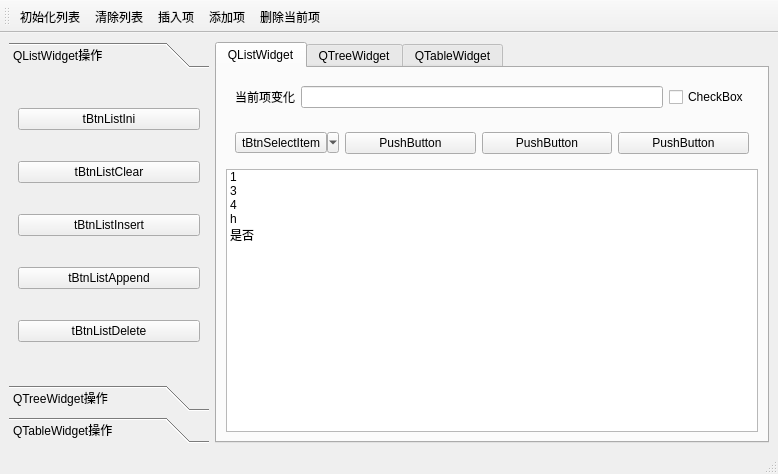
<?xml version="1.0" encoding="UTF-8"?>
<ui version="4.0">
 <class>MainWindow</class>
 <widget class="QMainWindow" name="MainWindow">
  <property name="geometry">
   <rect>
    <x>0</x>
    <y>0</y>
    <width>778</width>
    <height>474</height>
   </rect>
  </property>
  <property name="windowTitle">
   <string>MainWindow</string>
  </property>
  <widget class="QWidget" name="centralwidget">
   <layout class="QHBoxLayout" name="horizontalLayout">
    <item>
     <widget class="QToolBox" name="toolBox">
      <property name="maximumSize">
       <size>
        <width>200</width>
        <height>16777215</height>
       </size>
      </property>
      <property name="currentIndex">
       <number>0</number>
      </property>
      <widget class="QWidget" name="pageListWidget">
       <property name="geometry">
        <rect>
         <x>0</x>
         <y>0</y>
         <width>200</width>
         <height>239</height>
        </rect>
       </property>
       <attribute name="icon">
        <iconset resource="images.qrc">
         <normaloff>:/images/icons/411.bmp</normaloff>:/images/icons/411.bmp</iconset>
       </attribute>
       <attribute name="label">
        <string>QListWidget操作</string>
       </attribute>
       <layout class="QGridLayout" name="gridLayout">
        <item row="3" column="0">
         <widget class="QPushButton" name="pushButton_4">
          <property name="text">
           <string>tBtnListAppend</string>
          </property>
         </widget>
        </item>
        <item row="1" column="0">
         <widget class="QPushButton" name="pushButton_2">
          <property name="text">
           <string>tBtnListClear</string>
          </property>
         </widget>
        </item>
        <item row="4" column="0">
         <widget class="QPushButton" name="pushButton_5">
          <property name="text">
           <string>tBtnListDelete</string>
          </property>
         </widget>
        </item>
        <item row="0" column="0">
         <widget class="QPushButton" name="pushButton">
          <property name="text">
           <string>tBtnListIni</string>
          </property>
         </widget>
        </item>
        <item row="2" column="0">
         <widget class="QPushButton" name="pushButton_3">
          <property name="text">
           <string>tBtnListInsert</string>
          </property>
         </widget>
        </item>
       </layout>
      </widget>
      <widget class="QWidget" name="pageTreeWidget">
       <property name="geometry">
        <rect>
         <x>0</x>
         <y>0</y>
         <width>200</width>
         <height>239</height>
        </rect>
       </property>
       <attribute name="icon">
        <iconset resource="images.qrc">
         <normaloff>:/images/icons/409.bmp</normaloff>:/images/icons/409.bmp</iconset>
       </attribute>
       <attribute name="label">
        <string>QTreeWidget操作</string>
       </attribute>
      </widget>
      <widget class="QWidget" name="pageTableWidget">
       <attribute name="icon">
        <iconset resource="images.qrc">
         <normaloff>:/images/icons/413.bmp</normaloff>:/images/icons/413.bmp</iconset>
       </attribute>
       <attribute name="label">
        <string>QTableWidget操作</string>
       </attribute>
      </widget>
     </widget>
    </item>
    <item>
     <widget class="QTabWidget" name="tabWidget">
      <property name="tabPosition">
       <enum>QTabWidget::North</enum>
      </property>
      <property name="currentIndex">
       <number>0</number>
      </property>
      <widget class="QWidget" name="tabListWidget">
       <attribute name="title">
        <string>QListWidget</string>
       </attribute>
       <layout class="QVBoxLayout" name="verticalLayout">
        <item>
         <widget class="QWidget" name="widget_2" native="true">
          <layout class="QHBoxLayout" name="horizontalLayout_3">
           <item>
            <widget class="QLabel" name="label">
             <property name="text">
              <string>当前项变化</string>
             </property>
            </widget>
           </item>
           <item>
            <widget class="QLineEdit" name="lineEdit"/>
           </item>
           <item>
            <widget class="QCheckBox" name="checkBox">
             <property name="text">
              <string>CheckBox</string>
             </property>
            </widget>
           </item>
          </layout>
         </widget>
        </item>
        <item>
         <widget class="QWidget" name="widget" native="true">
          <layout class="QHBoxLayout" name="horizontalLayout_2">
           <item>
            <widget class="QToolButton" name="toolButton">
             <property name="minimumSize">
              <size>
               <width>0</width>
               <height>0</height>
              </size>
             </property>
             <property name="text">
              <string>tBtnSelectItem</string>
             </property>
             <property name="popupMode">
              <enum>QToolButton::MenuButtonPopup</enum>
             </property>
             <property name="toolButtonStyle">
              <enum>Qt::ToolButtonTextOnly</enum>
             </property>
             <property name="autoRaise">
              <bool>false</bool>
             </property>
             <property name="arrowType">
              <enum>Qt::RightArrow</enum>
             </property>
            </widget>
           </item>
           <item>
            <widget class="QPushButton" name="pushButton_6">
             <property name="text">
              <string>PushButton</string>
             </property>
            </widget>
           </item>
           <item>
            <widget class="QPushButton" name="pushButton_7">
             <property name="text">
              <string>PushButton</string>
             </property>
            </widget>
           </item>
           <item>
            <widget class="QPushButton" name="pushButton_8">
             <property name="text">
              <string>PushButton</string>
             </property>
            </widget>
           </item>
          </layout>
         </widget>
        </item>
        <item>
         <widget class="QListWidget" name="listWidget">
          <item>
           <property name="text">
            <string>1</string>
           </property>
          </item>
          <item>
           <property name="text">
            <string>3</string>
           </property>
          </item>
          <item>
           <property name="text">
            <string>4</string>
           </property>
          </item>
          <item>
           <property name="text">
            <string>h</string>
           </property>
          </item>
          <item>
           <property name="text">
            <string>是否</string>
           </property>
          </item>
         </widget>
        </item>
       </layout>
      </widget>
      <widget class="QWidget" name="tabTreeWidget">
       <attribute name="title">
        <string>QTreeWidget</string>
       </attribute>
       <widget class="QTreeWidget" name="treeWidget">
        <property name="geometry">
         <rect>
          <x>20</x>
          <y>20</y>
          <width>491</width>
          <height>281</height>
         </rect>
        </property>
        <column>
         <property name="text">
          <string>1</string>
         </property>
        </column>
        <column>
         <property name="text">
          <string>New Column</string>
         </property>
        </column>
        <column>
         <property name="text">
          <string>2</string>
         </property>
        </column>
        <column>
         <property name="text">
          <string>a</string>
         </property>
        </column>
        <column>
         <property name="text">
          <string>v</string>
         </property>
        </column>
        <column>
         <property name="text">
          <string>是</string>
         </property>
        </column>
       </widget>
      </widget>
      <widget class="QWidget" name="tabTableWidget">
       <attribute name="title">
        <string>QTableWidget</string>
       </attribute>
       <widget class="QTableWidget" name="tableWidget">
        <property name="geometry">
         <rect>
          <x>20</x>
          <y>10</y>
          <width>511</width>
          <height>301</height>
         </rect>
        </property>
        <column>
         <property name="text">
          <string>New Column</string>
         </property>
        </column>
        <column>
         <property name="text">
          <string>唰唰唰</string>
         </property>
        </column>
        <column>
         <property name="text">
          <string>ss</string>
         </property>
        </column>
       </widget>
      </widget>
     </widget>
    </item>
   </layout>
  </widget>
  <widget class="QMenuBar" name="menubar">
   <property name="geometry">
    <rect>
     <x>0</x>
     <y>0</y>
     <width>778</width>
     <height>22</height>
    </rect>
   </property>
  </widget>
  <widget class="QStatusBar" name="statusbar"/>
  <widget class="QToolBar" name="toolBar">
   <property name="windowTitle">
    <string>toolBar</string>
   </property>
   <property name="toolButtonStyle">
    <enum>Qt::ToolButtonTextUnderIcon</enum>
   </property>
   <attribute name="toolBarArea">
    <enum>TopToolBarArea</enum>
   </attribute>
   <attribute name="toolBarBreak">
    <bool>false</bool>
   </attribute>
   <addaction name="actListIni"/>
   <addaction name="actListClear"/>
   <addaction name="actListInsert"/>
   <addaction name="actListAppend"/>
   <addaction name="actListDelete"/>
  </widget>
  <action name="actListIni">
   <property name="icon">
    <iconset resource="images.qrc">
     <normaloff>:/images/icons/129.bmp</normaloff>:/images/icons/129.bmp</iconset>
   </property>
   <property name="text">
    <string>初始化列表</string>
   </property>
   <property name="toolTip">
    <string>初始化列表</string>
   </property>
   <property name="shortcutVisibleInContextMenu">
    <bool>false</bool>
   </property>
  </action>
  <action name="actListClear">
   <property name="icon">
    <iconset resource="images.qrc">
     <normaloff>:/images/icons/delete2.bmp</normaloff>:/images/icons/delete2.bmp</iconset>
   </property>
   <property name="text">
    <string>清除列表</string>
   </property>
   <property name="toolTip">
    <string>清除列表</string>
   </property>
  </action>
  <action name="actListInsert">
   <property name="icon">
    <iconset resource="images.qrc">
     <normaloff>:/images/icons/425.bmp</normaloff>:/images/icons/425.bmp</iconset>
   </property>
   <property name="text">
    <string>插入项</string>
   </property>
   <property name="toolTip">
    <string>插入项</string>
   </property>
  </action>
  <action name="actListAppend">
   <property name="icon">
    <iconset resource="images.qrc">
     <normaloff>:/images/icons/317.bmp</normaloff>:/images/icons/317.bmp</iconset>
   </property>
   <property name="text">
    <string>添加项</string>
   </property>
   <property name="toolTip">
    <string>添加项</string>
   </property>
  </action>
  <action name="actListDelete">
   <property name="icon">
    <iconset resource="images.qrc">
     <normaloff>:/images/icons/325.bmp</normaloff>:/images/icons/325.bmp</iconset>
   </property>
   <property name="text">
    <string>删除当前项</string>
   </property>
   <property name="toolTip">
    <string>删除当前项</string>
   </property>
  </action>
  <action name="actSelAll">
   <property name="text">
    <string>全选</string>
   </property>
   <property name="toolTip">
    <string>全选</string>
   </property>
  </action>
  <action name="actSelNone">
   <property name="text">
    <string>全不选</string>
   </property>
   <property name="toolTip">
    <string>全不选</string>
   </property>
  </action>
  <action name="actSelInvs">
   <property name="text">
    <string>反选</string>
   </property>
   <property name="toolTip">
    <string>反选</string>
   </property>
  </action>
  <action name="actQuit">
   <property name="icon">
    <iconset resource="images.qrc">
     <normaloff>:/images/icons/exit2.bmp</normaloff>:/images/icons/exit2.bmp</iconset>
   </property>
   <property name="text">
    <string>退出</string>
   </property>
   <property name="toolTip">
    <string>退出</string>
   </property>
  </action>
  <action name="actSelPopMenu">
   <property name="icon">
    <iconset resource="images.qrc">
     <normaloff>:/images/icons/125.bmp</normaloff>:/images/icons/125.bmp</iconset>
   </property>
   <property name="text">
    <string>项选择</string>
   </property>
   <property name="toolTip">
    <string>项选择</string>
   </property>
  </action>
 </widget>
 <resources>
  <include location="images.qrc"/>
 </resources>
 <connections>
  <connection>
   <sender>actSelPopMenu</sender>
   <signal>triggered()</signal>
   <receiver>actSelInvs</receiver>
   <slot>trigger()</slot>
   <hints>
    <hint type="sourcelabel">
     <x>-1</x>
     <y>-1</y>
    </hint>
    <hint type="destinationlabel">
     <x>-1</x>
     <y>-1</y>
    </hint>
   </hints>
  </connection>
  <connection>
   <sender>actQuit</sender>
   <signal>triggered()</signal>
   <receiver>MainWindow</receiver>
   <slot>close()</slot>
   <hints>
    <hint type="sourcelabel">
     <x>-1</x>
     <y>-1</y>
    </hint>
    <hint type="destinationlabel">
     <x>388</x>
     <y>236</y>
    </hint>
   </hints>
  </connection>
 </connections>
</ui>
